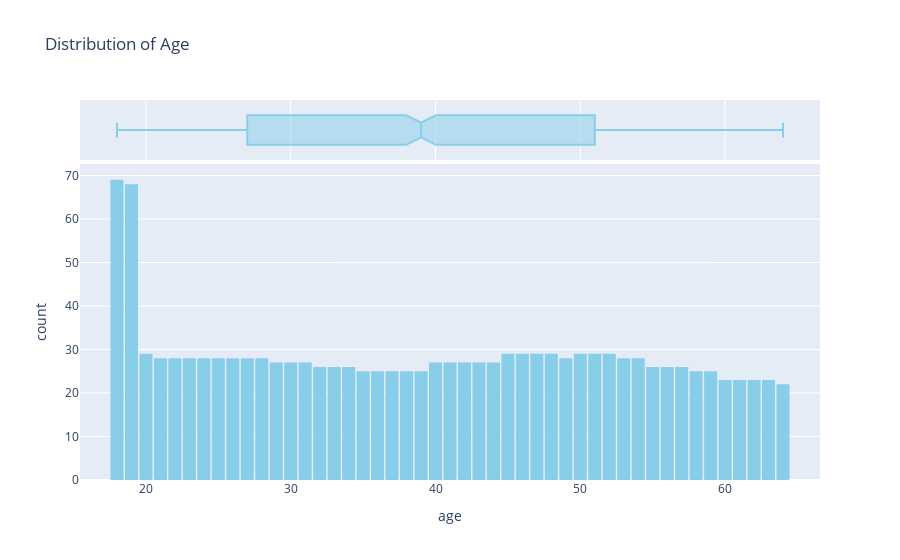

Notebook code cell kept with this figure:
### Code cell
fig = px.histogram(acme_data, 
                   x = 'age', 
                   marginal = 'box', 
                   nbins = 47, 
                   title = 'Distribution of Age',
                   color_discrete_sequence=['skyblue'])

fig.update_layout(bargap=0.1)
fig.show()

### Figure 1 — Plotly figure (JSON) as saved in the notebook; plotly's stock layout.template omitted (floating-point values rounded to 4 significant figures; data arrays with more than 128 entries replaced by an {"elided": "..."} marker saying what was removed)
{"data": [{"alignmentgroup": "True", "bingroup": "x", "hovertemplate": "age=%{x}<br>count=%{y}<extra></extra>", "legendgroup": "", "marker": {"color": "skyblue", "pattern": {"shape": ""}}, "name": "", "nbinsx": 47, "offsetgroup": "", "orientation": "v", "showlegend": false, "type": "histogram", "x": {"elided": "1338 int values"}, "xaxis": "x", "yaxis": "y"}, {"alignmentgroup": "True", "hovertemplate": "age=%{x}<extra></extra>", "legendgroup": "", "marker": {"color": "skyblue"}, "name": "", "notched": true, "offsetgroup": "", "showlegend": false, "type": "box", "x": {"elided": "1338 int values"}, "xaxis": "x2", "yaxis": "y2"}], "layout": {"bargap": 0.1, "barmode": "relative", "legend": {"tracegroupgap": 0}, "title": {"text": "Distribution of Age"}, "xaxis": {"anchor": "y", "domain": [0, 1], "title": {"text": "age"}}, "xaxis2": {"anchor": "y2", "domain": [0, 1], "matches": "x", "showgrid": true, "showticklabels": false}, "yaxis": {"anchor": "x", "domain": [0, 0.8316], "title": {"text": "count"}}, "yaxis2": {"anchor": "x2", "domain": [0.8416, 1], "matches": "y2", "showgrid": false, "showline": false, "showticklabels": false, "ticks": ""}}}
